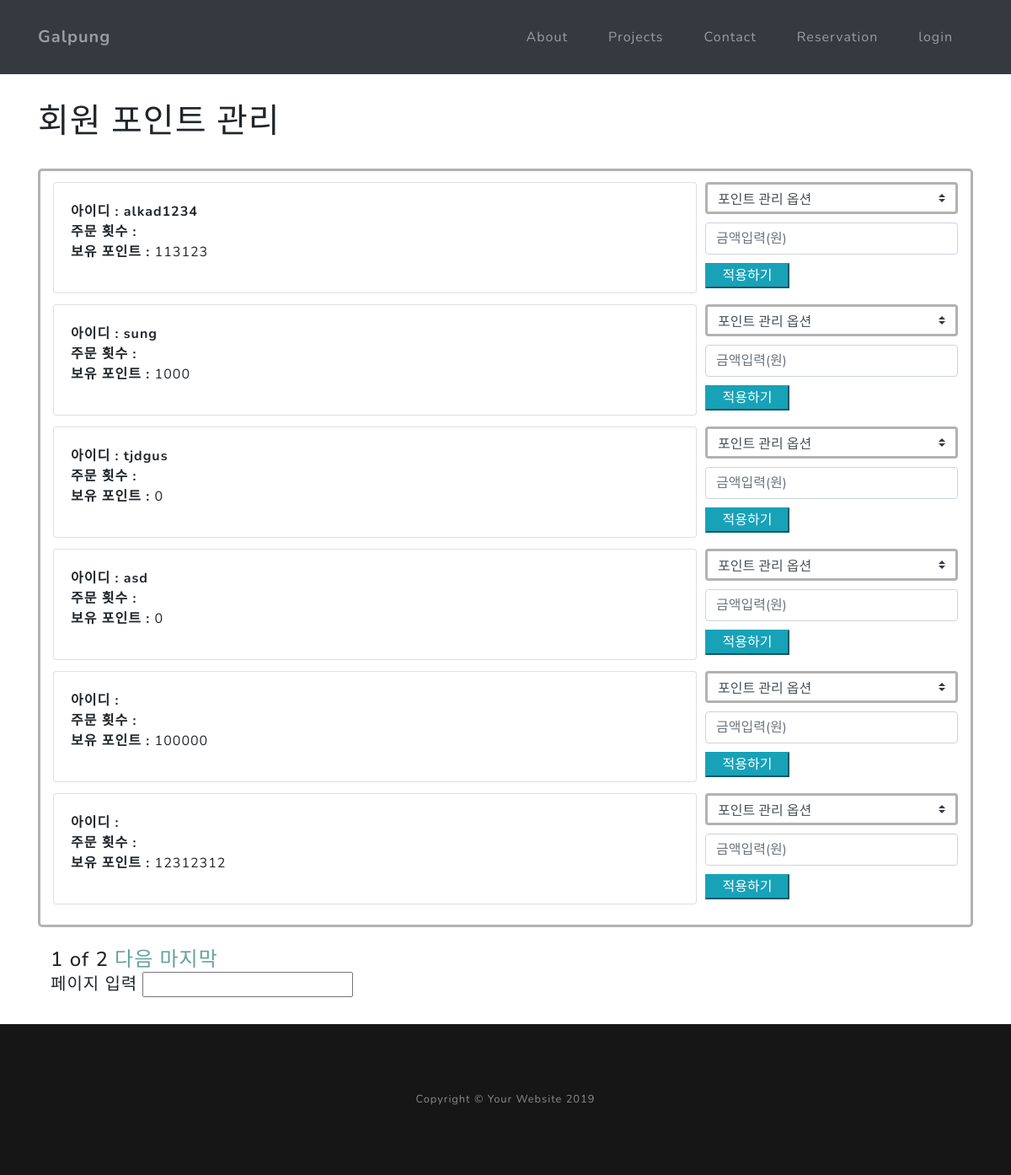
/manager/page/point, run on an earlier commit of the app's database.
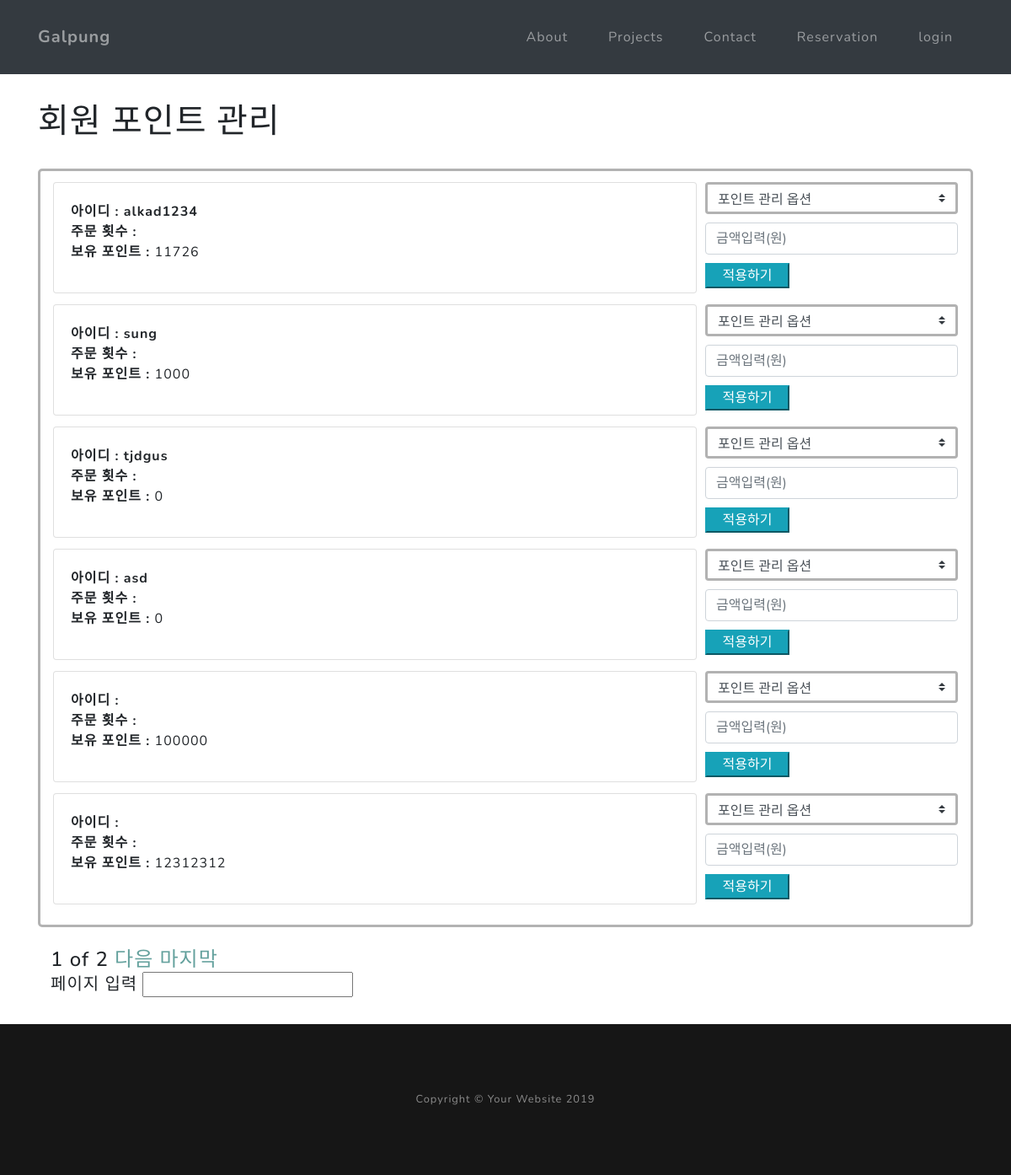
And on a later commit of the database.
### login/models.py (models this page shows, shortened)
class NormalUser(models.Model) :
    idName = models.CharField(max_length=10)
    password = models.CharField(max_length=16)
    nickName = models.CharField(max_length=10)
    point = models.IntegerField(default = 0)

### point/views.py (the view)
# urls.py: path('', views.point , name = "point"),
def point(request):
    list = NormalUser.objects
    list_all = NormalUser.objects.all()
    paginator = Paginator(list_all,6)
    page1 = request.GET.get('page')
    posts = paginator.get_page(page1)
    return render(request , "point.html", {'list':list , 'posts':posts})

### point/templates/point.html (shortened to what this page needs)
{% extends 'main/layout.html' %} {% block header %}
<div class="container">
    <br>
    <br>
    <br>
    <br>
    <br>
    <div class="top">
        <h1>회원 포인트 관리</h1>
    </div>
    <br>
    <div class="container" style="border: 3px solid rgba(0, 0, 0, 0.3); border-radius : 5px; position : relative">
        {%for list in posts %}
        <div class="del" style="float : right; margin-left: 10px; margin-top: 13px;">
            <form class="value"  method="POST" action = "{% url 'calPoint' list.id %}">
                <select class="custom-select mr-sm-2" id="modelist" name="mode" style = "border : 3px solid rgba(0,1,0,0.3)">
                    <option selected value = "0">포인트 관리 옵션</option>
                </select>
                 <input class="form-control" name = "money" type="number" placeholder="금액입력(원)" style = "margin-top : 10px; width : 300px;">
                <input class="btn-info" type="submit" value="적용하기" style = "height : 30px; width : 100px; margin-top : 10px;">
            </form>
        </div>
        <div class="list" style = "margin-top : 10px;">
            <div class="card" style="margin-top : 13px;">
                <div class="card-body" style="padding-top : 12px; margin-top : 10px;">
                    <p>
                        <b>아이디 : {{ list.idName }}</b>
                        <br>
                        <b>주문 횟수 : </b>{{ list.reservCount }}
                        <br>
                        <b>보유 포인트 : </b>{{ list.point }}
                        <br>
                    </p>
                </div>
            </div>
        </div>
        {%endfor%}
        <br>
    </div>
    <br>
    <div class="page">
        <div class="container" style="">
            <h4 style="">
                <span>{{posts.number}}</span>
                <span> of </span>
                <span>{{posts.paginator.num_pages}}</span>
                {% if posts.has_next %}
                <a href="?page={{posts.next_page_number}}">다음</a>
                <a href="?page={{posts.paginator.num_pages}}">마지막</a>
                {% endif %}
                <br>
                {% if posts.has_previous == False and posts.has_next == False %}
                <!-- <form action="{%url 'getpage' %}">
                    <h5>페이지 입력
                        <input type='number' name='pagenum'>
                    </h5>
                </form> -->
                {% else %}
                <form action="{%url 'getpage' %}">
                    <h5>페이지 입력
                        <input type='number' name='pagenum'>
                    </h5>
                </form>
                {% endif %}
            </h4>
        </div>
    </div>
</div>
<br> {% endblock %}

What changed in the data, as far as the page shows it:
changed NormalUser "alkad1234": point "113123" → "11726"
